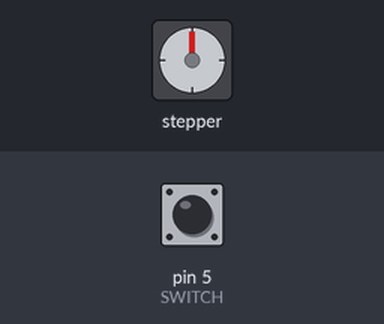
Recording of a sketch running on a simulated Arduino Uno, built with avr-gcc and run on an emulated ATmega328P. On the bench: stepper motor. Wiring (inferred from the names in the program): stepper motor (2048 steps per turn assumed): coils pin 8, pin 9, pin 10, pin 11. The test bench sets the inputs (shaded band); at power-on: pin 5 (SWITCH) LOW. What the sketch prints to the serial monitor is not drawn.

Above: at 1.2 s.
1.3 s: pin 5 (SWITCH) pulled HIGH for 0.15 s
At 2.6 s:
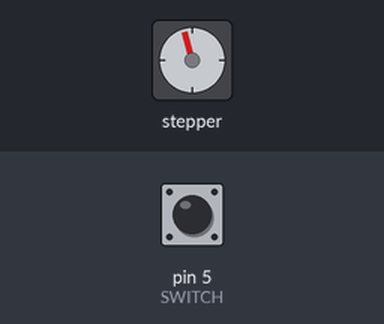
2.9 s: pin 5 (SWITCH) pulled HIGH for 1 s
At 5.1 s:
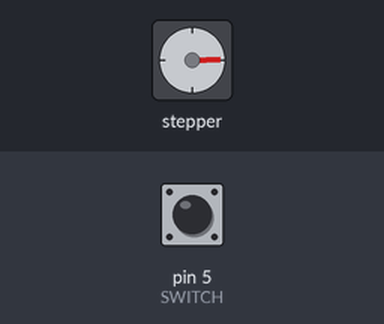
5.4 s: pin 5 (SWITCH) pulled HIGH for 0.15 s
At 5.8 s:
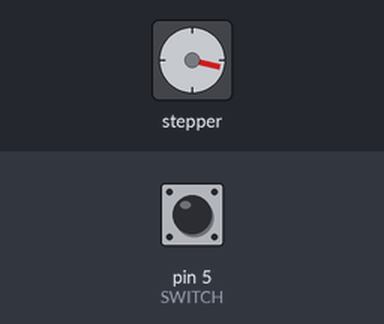
7.0 s: pin 5 (SWITCH) pulled HIGH for 3.2 s
At 11.2 s:
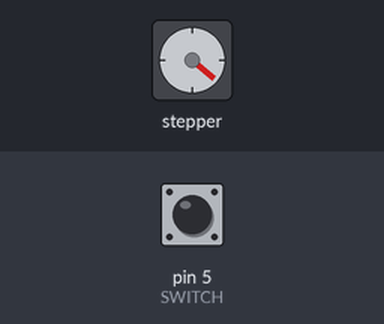
11.7 s: pin 5 (SWITCH) pulled HIGH for 0.15 s
At 13.0 s:
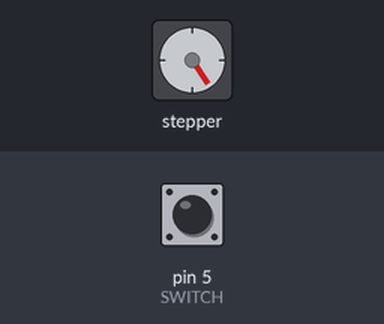
13.3 s: pin 5 (SWITCH) pulled HIGH for 1 s
At 15.5 s:
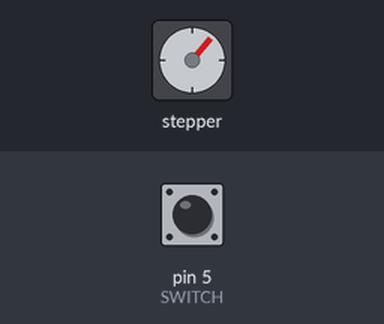
Timing chart, 0 to 16.8 s (numbered marks = the images above; inputs shaded):
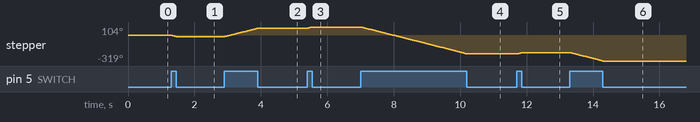

Measured:
- after the input at 1.3 s, stepper: turns 15° counter-clockwise in 0.14 s, starting at once
- after the input at 2.9 s, stepper: turns 103° clockwise in 0.99 s, starting at once
- after the input at 5.4 s, stepper: turns 16° clockwise in 0.14 s, starting at once
- after the input at 7.0 s, stepper: turns 334° counter-clockwise in 3.2 s, starting at once
- after the input at 11.7 s, stepper: turns 16° clockwise in 0.14 s, starting at once
- after the input at 13.3 s, stepper: turns 105° counter-clockwise in 0.99 s, starting at once

The sketch:

sketch.ino
```cpp
#define IN1 8
#define IN2 9
#define IN3 10
#define IN4 11

#define SWITCH 5

int Steps = 0;
boolean Direction = true;

int ledState = HIGH;
int buttonState;
int lastButtonState = LOW;

void setup() {
  Serial.begin(115200);

  pinMode(IN1, OUTPUT);
  pinMode(IN2, OUTPUT);
  pinMode(IN3, OUTPUT);
  pinMode(IN4, OUTPUT);

  pinMode(SWITCH, INPUT);
}

void loop() {
  while (digitalRead(SWITCH)) {
    Serial.print(".");
    stepper(1);
    delayMicroseconds(800);
  }
  Direction = !Direction;
}

void stepper(int xw) {
  //Steps = 0;
  for (int x = 0; x < xw; x++) {
    switch (Steps) {
      case 0:
        digitalWrite(IN1, LOW);
        digitalWrite(IN2, LOW);
        digitalWrite(IN3, LOW);
        digitalWrite(IN4, HIGH);
        break;
      case 1:
        digitalWrite(IN1, LOW);
        digitalWrite(IN2, LOW);
        digitalWrite(IN3, HIGH);
        digitalWrite(IN4, HIGH);
        break;
      case 2:
        digitalWrite(IN1, LOW);
        digitalWrite(IN2, LOW);
        digitalWrite(IN3, HIGH);
        digitalWrite(IN4, LOW);
        break;
      case 3:
        digitalWrite(IN1, LOW);
        digitalWrite(IN2, HIGH);
        digitalWrite(IN3, HIGH);
        digitalWrite(IN4, LOW);
        break;
      case 4:
        digitalWrite(IN1, LOW);
        digitalWrite(IN2, HIGH);
        digitalWrite(IN3, LOW);
        digitalWrite(IN4, LOW);
        break;
      case 5:
        digitalWrite(IN1, HIGH);
        digitalWrite(IN2, HIGH);
        digitalWrite(IN3, LOW);
        digitalWrite(IN4, LOW);
        break;
      case 6:
        digitalWrite(IN1, HIGH);
        digitalWrite(IN2, LOW);
        digitalWrite(IN3, LOW);
        digitalWrite(IN4, LOW);
        break;
      case 7:
        digitalWrite(IN1, HIGH);
        digitalWrite(IN2, LOW);
        digitalWrite(IN3, LOW);
        digitalWrite(IN4, HIGH);
        break;
      default:
        digitalWrite(IN1, LOW);
        digitalWrite(IN2, LOW);
        digitalWrite(IN3, LOW);
        digitalWrite(IN4, LOW);
        break;
    }
    SetDirection();
  }
}

void SetDirection() {
  if (Direction == 1) {
    Steps++;
  }
  if (Direction == 0) {
    Steps--;
  }
  if (Steps > 7) {
    Steps = 0;
  }
  if (Steps < 0) {
    Steps = 7;
  }
}
```
